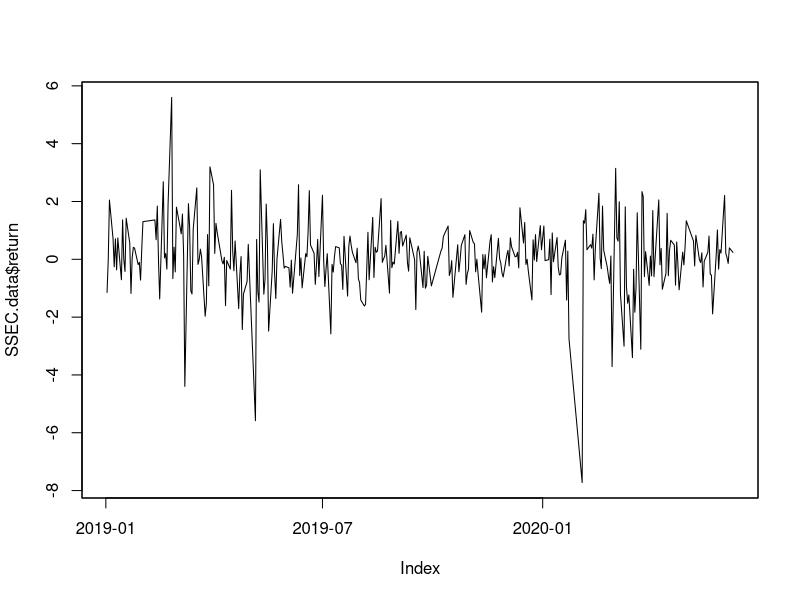
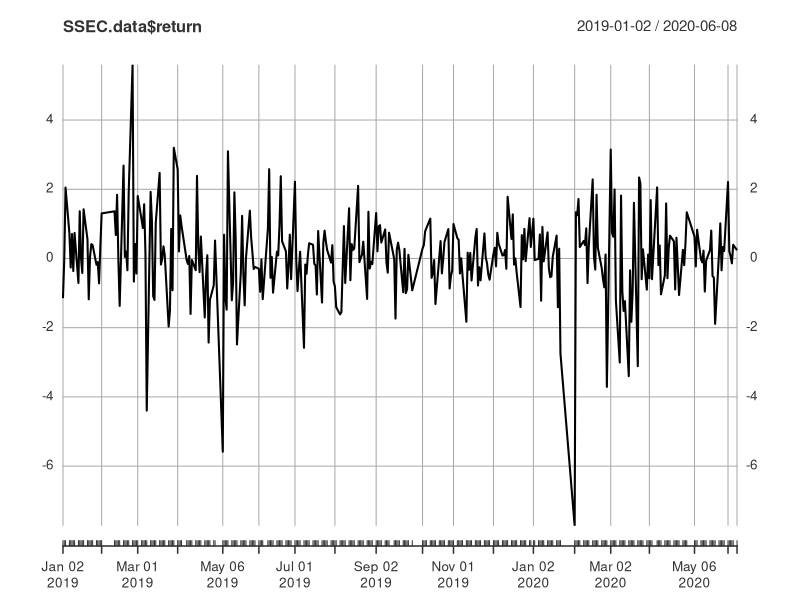
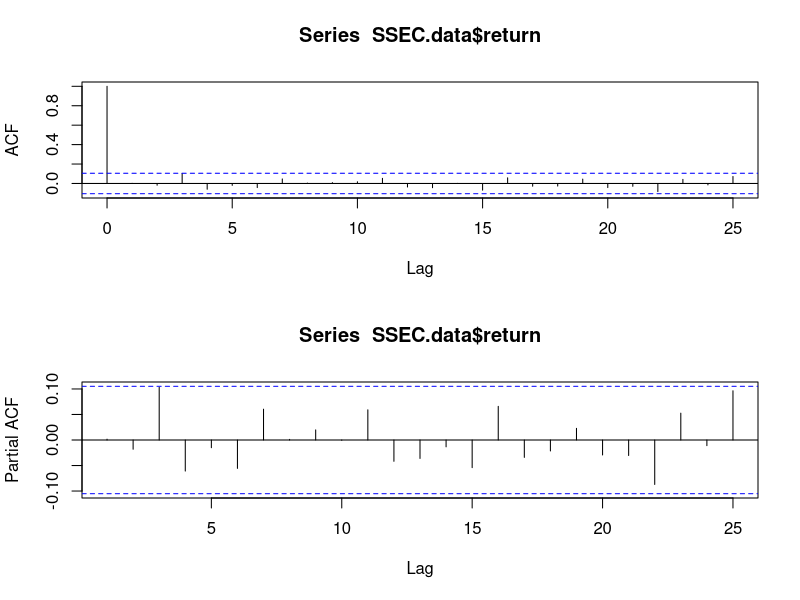
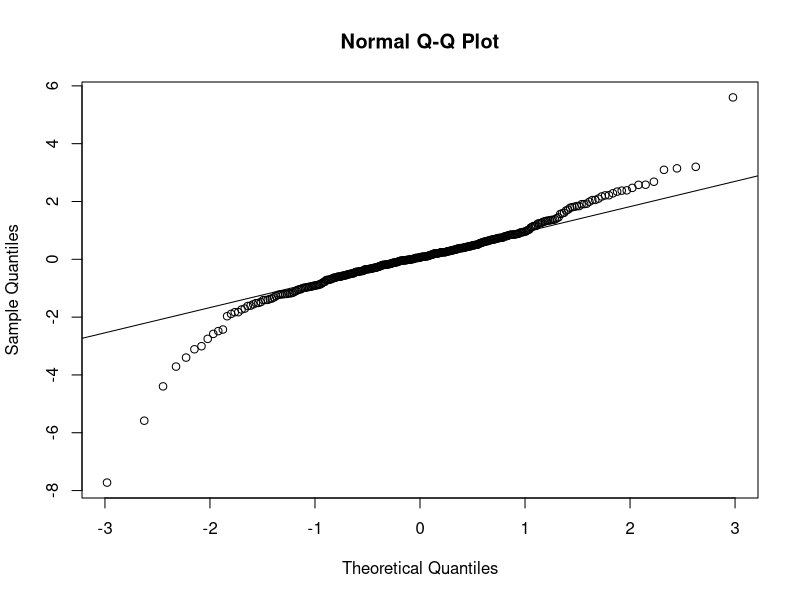
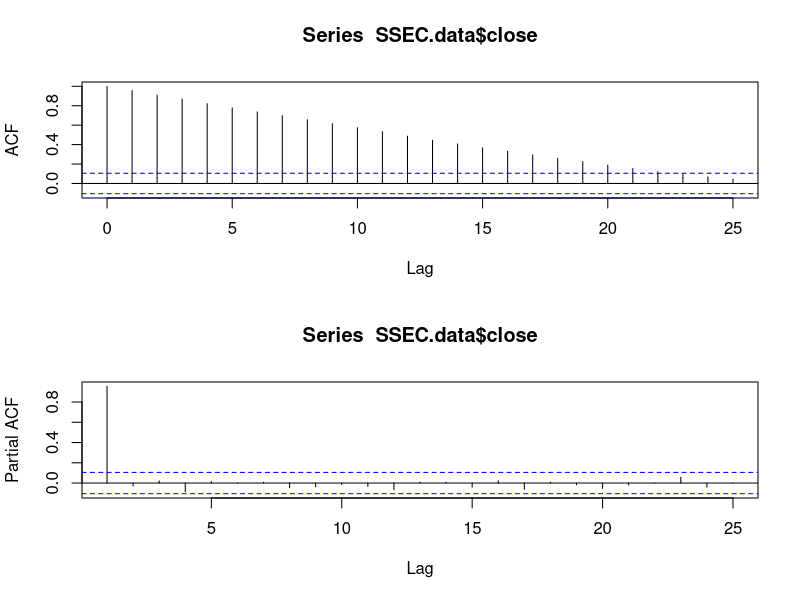
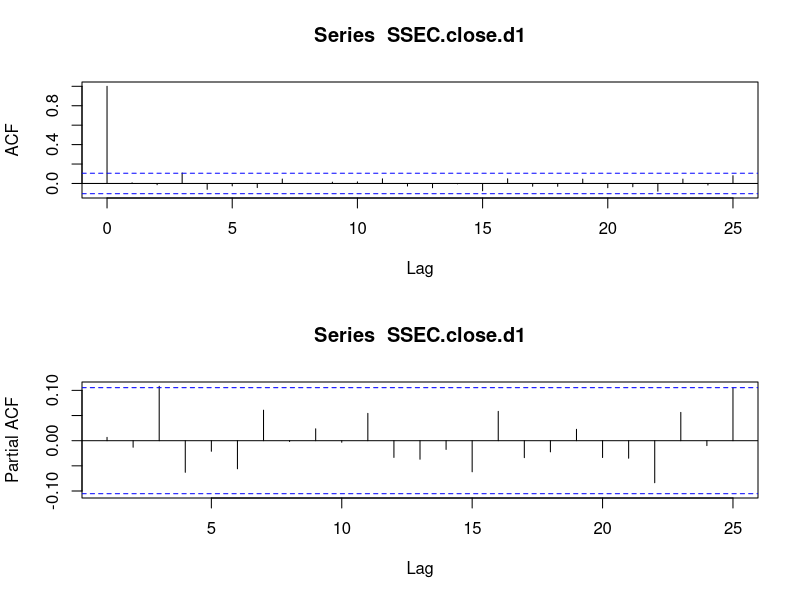
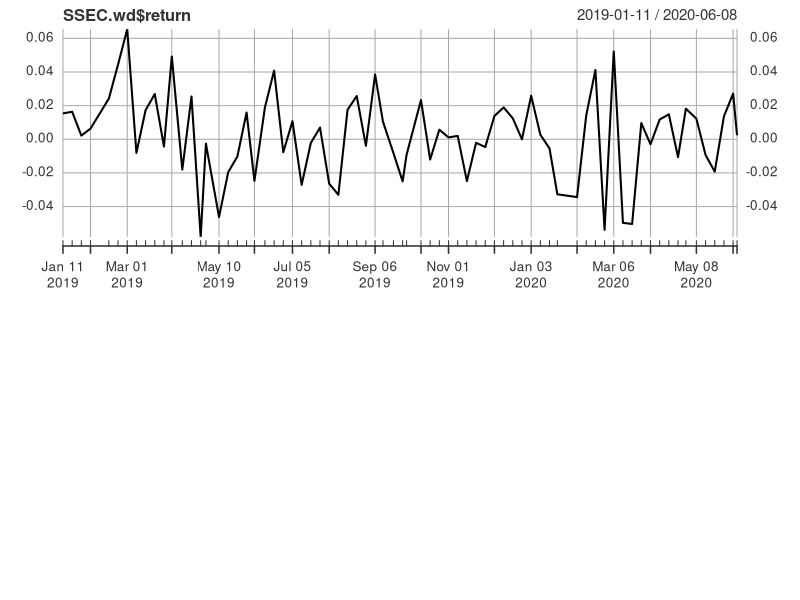
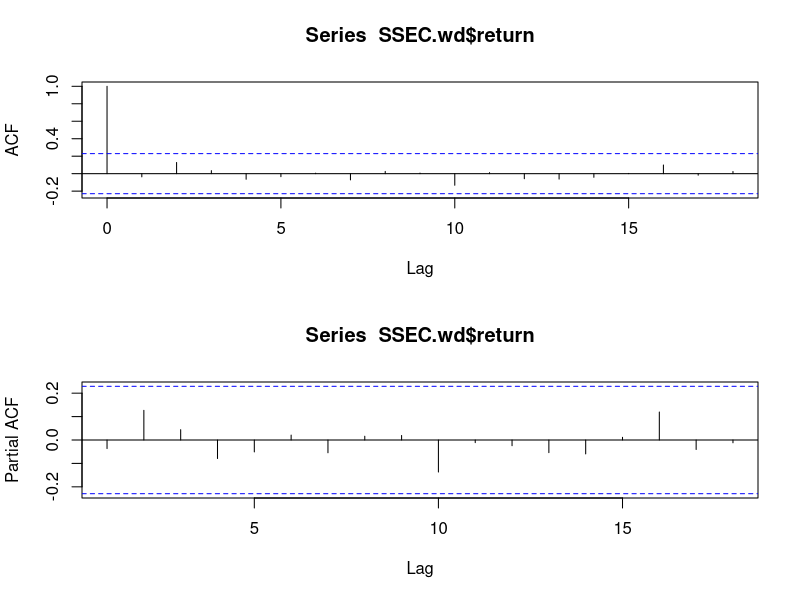

The R script that drew these images, in order:

######################################################################################
#assignment 3
#question 1

#define a loss function
setwd("D:/R/R-exercise/markdown-template")
f_exp <- function(r, p, Cs, Cp){
  n <- length(Cs)
  tt <- 1:n
  loss <- p - sum(Cs/((1+r)^tt)) - Cp/(1+r)^n
  loss
}


Cs <- rep(100*0.0268/2, 20)
Cp <- 100
p <- 100
(res <- uniroot(f_exp, c(0,1), p=p, Cs=Cs, Cp=Cp) )         # find the semianual YTM
semi.ytm <- res$root
(annual.ytm <- 2*semi.ytm )



#############

# (1) define duration function
jq <- function(y,cupon,period,p0){
  c2<-0
  tc2<-0
  for(n in 1:period){
    t=n
    if(n<period) c<-cupon else if(n==period) c<-cupon+p0
    c1=c/(1+y)^n
    tc1<-t*c1
    c2<-c2+c1
    tc2<-tc2+tc1
    if(n==period) {
      d<-tc2/(c2*2)            # duration
      md<-d/(1+y)              # adjusted duration
    }
  }
  list(d=d,md=md)
}

# (2) do calculation
(jq.res<-jq(0.0268/2,100*0.0268/2,20,100))


# 5. calculate convexity
# (1) define a function
td <- function(y, cupon, period, p0){
  c2<-0
  tc2<-0
  for(n in 1:period){
    t=n
    if(n<period) c<-cupon else if(n==period) c<-cupon+p0
    c1=c/(1+y)^n
    tc1<-t*(t+1)*c1
    c2<-c2+c1
    tc2<-tc2+tc1
    if(n==period){
      covex<-tc2/(c2*((1+y)^2))
      yearlycovex<-covex/4
    }
  }
  list(covex=covex,yearlycovex=yearlycovex)
}

# (2) do calculation
(td.res <- td(0.0268/2,100*0.0268/2,20,100))

# (3) calculate the impact of convexity
delta.r <- -0.005
(effects <- 0.5*td.res$yearlycovex*delta.r^2)



######################################################################################
#question 2


library(readxl)
library(xts)
library(forecast)
library(dplyr)
library(tseries)

#import the data

stock.data <- read_excel("IDX_Idxtrd1.xlsx",1)%>%as.data.frame()
str(stock.data)
SSEC <- subset(stock.data, Indexcd =="000001",c("Idxtrd01","Idxtrd05","Idxtrd08"))
head(SSEC)
str(SSEC)
SSEC$date <- as.Date(SSEC[,1])
SSEC$close <- as.numeric(as.character(SSEC[,2]))
SSEC$return <- as.numeric(as.character(SSEC[,3]))
SSEC.data <- zoo(cbind(SSEC$close,SSEC$return), SSEC$date)
names(SSEC.data) <- c("close", "return")
head(SSEC.data)
plot(SSEC.data$return)



SSEC.data <- xts(cbind(SSEC$close,SSEC$return), SSEC$date)
names(SSEC.data) <- c("close", "return")
head(SSEC.data)
plot(SSEC.data$return)
summary(SSEC.data)

#analyze return data of SSEC

adf.test(SSEC.data$return)
par(mfrow=c(2,1))
acf(SSEC.data$return)
pacf(SSEC.data$return)
auto.arima(SSEC.data$return)
Box.test(SSEC.data$return, lag=10)
par(mfrow=c(1,1))
qqnorm(SSEC.data$return)
qqline(SSEC.data$return)


#analyze close data of SSEC

adf.test(SSEC.data$close)
par(mfrow=c(2,1))
acf(SSEC.data$close)
pacf(SSEC.data$close)
auto.arima(SSEC.data$close)
Box.test(SSEC.data$close, lag=10)

#analyze differentiated close data of SSEC

SSEC.close.d1 <- diff(SSEC.data$close)[-1]
adf.test(SSEC.close.d1)
par(mfrow=c(2,1))
acf(SSEC.close.d1)
pacf(SSEC.close.d1)
auto.arima(SSEC.close.d1)
Box.test(SSEC.close.d1, lag=10)


#analyze the return of weekly close data of SSEC

SSEC.wd <- to.weekly(SSEC.data$close, OHLC=FALSE)
head(SSEC.wd)
SSEC.wd$return <- diff(log(SSEC.wd))
SSEC.wd <- SSEC.wd[-1]
plot(SSEC.wd$return)
summary(SSEC.wd) 
adf.test(SSEC.wd$return)
par(mfrow=c(2,1))
acf(SSEC.wd$return)
pacf(SSEC.wd$return)
auto.arima(SSEC.wd$return)
Box.test(SSEC.wd$return, lag=10)





